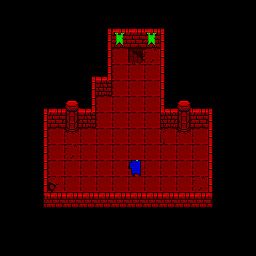

The image is a tile-based game level rendered from a .tmx file. Its description and source (layers, tilesets, objects; grid data summarised) follow:
An orthogonal 16x16 tile map with 16x16 px tiles, 2 tile layers (BG, Entities), 3 tilesets.

<map version="1.4" tiledversion="1.4.3" orientation="orthogonal" renderorder="right-down" width="16" height="16" tilewidth="16" tileheight="16" infinite="0" nextlayerid="3" nextobjectid="1">
 <tileset firstgid="1" name="tileset_final" tilewidth="16" tileheight="16" tilecount="70" columns="7">
  <image source="../Sprites/3_tile_spritesheet.png" width="112" height="160" />
 </tileset>
 <tileset firstgid="71" name="entity_sprites_final" tilewidth="16" tileheight="16" tilecount="48" columns="12">
  <image source="../Sprites/4_entity_spritesheet.png" width="192" height="64" />
 </tileset>
 <tileset firstgid="119" name="player_sprite_sheet" tilewidth="16" tileheight="16" tilecount="225" columns="75">
  <image source="../Sprites/5_player_spritesheet.png" width="1200" height="48" />
 </tileset>
 <layer id="1" name="BG" width="16" height="16">
  <data>[256 cells, 111 non-empty, 22 distinct tile ids]</data>
 </layer>
 <layer id="2" name="Entities" width="16" height="16" locked="1">
  <data>[256 cells, 1 non-empty, 1 distinct tile ids]</data>
 </layer>
</map>
